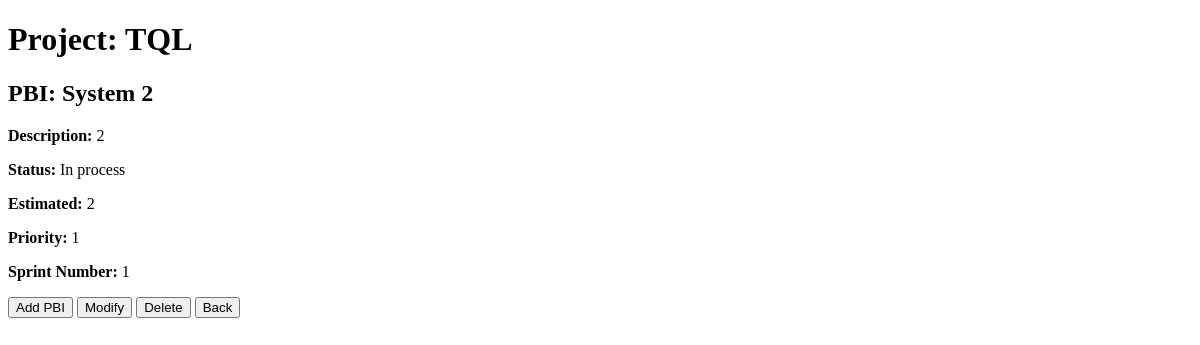
The app's page /project/1/productBacklog/pbi/2, older data.
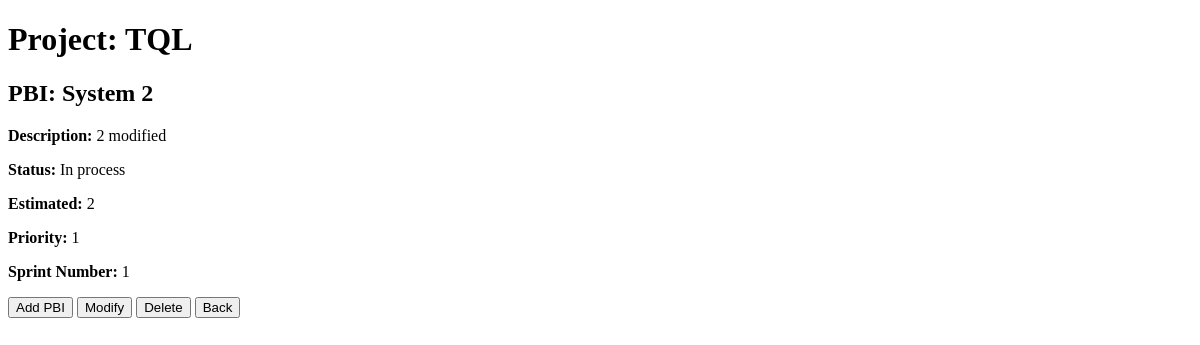
The same page, newer data.
### project/models.py (models this page shows, shortened)
class Project(models.Model):
    name = models.CharField(max_length=100)
    description = models.CharField(max_length=500)
    manager = models.ForeignKey(Manager, null=True, blank=True, on_delete=models.SET_NULL)
    time = models.DateTimeField(auto_now=False, auto_now_add=True)
    owner = models.OneToOneField(Owner, on_delete=models.CASCADE)

### productBacklog/models.py (models this page shows, shortened)
class PBI(models.Model):
    name = models.CharField(max_length=50)
    description = models.CharField(max_length=500)
    status = models.CharField(max_length=10)
    estimated = models.PositiveSmallIntegerField()
    priority = models.PositiveSmallIntegerField()
    sprintNumber = models.PositiveSmallIntegerField(null=True, blank=True)
    productBacklog = models.ForeignKey(ProductBacklog, null=False, on_delete=models.CASCADE)

### productBacklog/views.py (the view)
# urls.py: path('pbi/<int:pbi_pk>', views.PBIMain.as_view(), name='pbi_main'),
class PBIMain(TemplateView):
    template_name = "pbi_main.html"
    def get_context_data(self, **kwargs):
        project = self.kwargs['project_pk']
        pbi = self.kwargs['pbi_pk']
        context = super().get_context_data(**kwargs)
        context['delete'] = str(pbi) + '/delete'
        context['modify'] = str(pbi) + '/modify'
        context['back'] = '/project/' + str(project) + '/productBacklog'
        context["project"] = Project.objects.get(pk=project)
        context['pbi'] = PBI.objects.get(pk=pbi)
        return context

### templates/pbi_main.html (shortened to what this page needs)
<!DOCTYPE html>
<html lang="en">
<head>
</head>
<body>
    <div>
        <h1>Project: {{ project.name }}</h1>
        <h2>PBI: {{ pbi.name }}</h2>
    </div>
    <div>
        <p><b>Description: </b>{{ pbi.description }}</p>
        <p><b>Status: </b>{{ pbi.status }}</p>
        <p><b>Estimated: </b>{{ pbi.estimated }}</p>
        <p><b>Priority: </b>{{ pbi.priority }}</p>
        <p><b>Sprint Number: </b>{{ pbi.sprintNumber }}</p>
    </div>
    <div>
        <form>
            <input type="button" value="Add PBI" onclick="location='add'">
            <input type="button" value="Modify" onclick="location='{{ modify }}'">
            <input type="button" value="Delete" onclick="location='{{ delete }}'">
            <input type="button" value="Back" onclick="location='{{ back }}'">
        </form>
    </div>
</body>
</html>

Row changes from the older to the newer data that the page shows:
changed PBI "System 2": description "2" → "2 modified"
